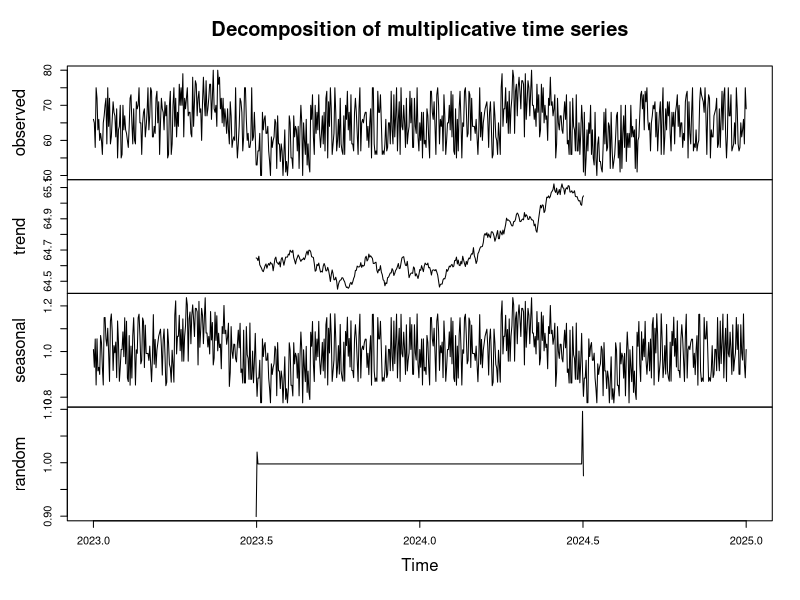
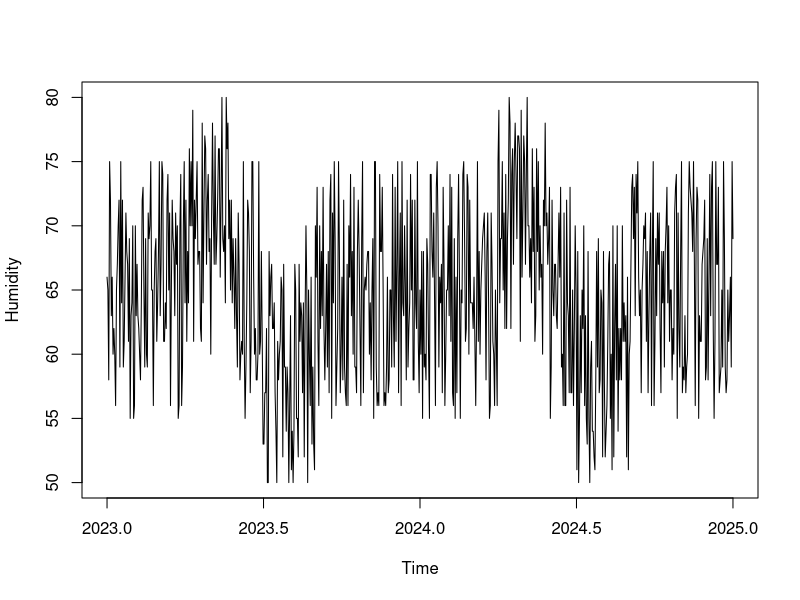
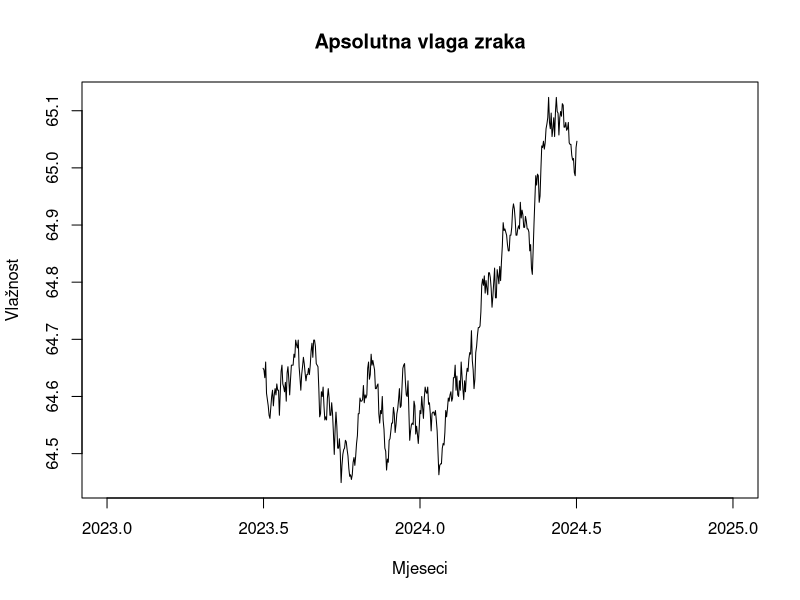
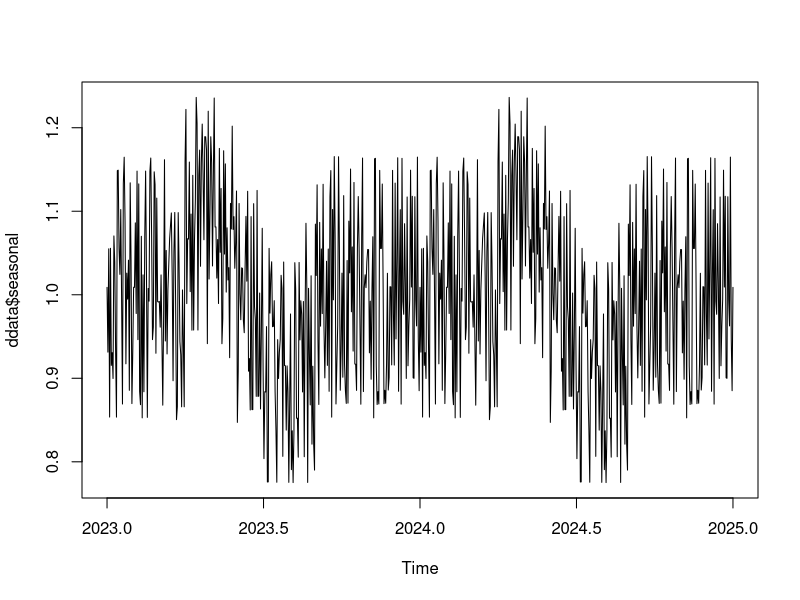
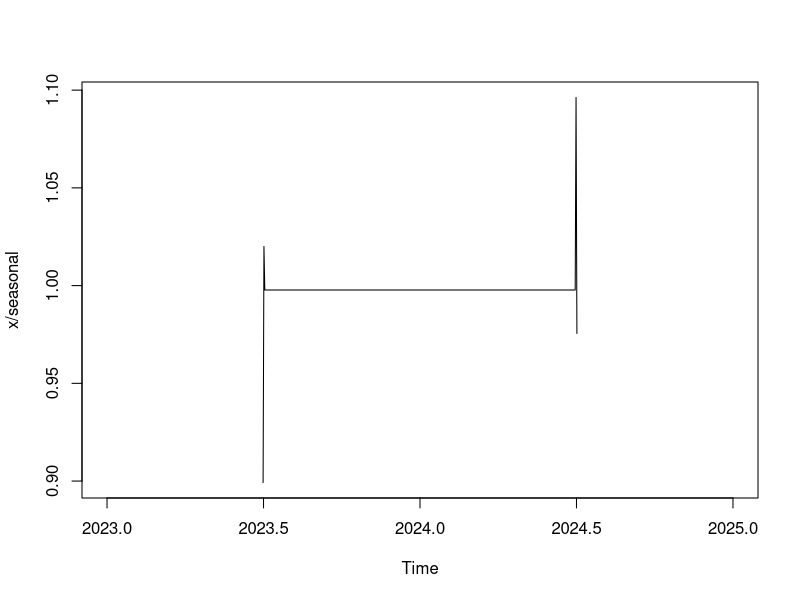
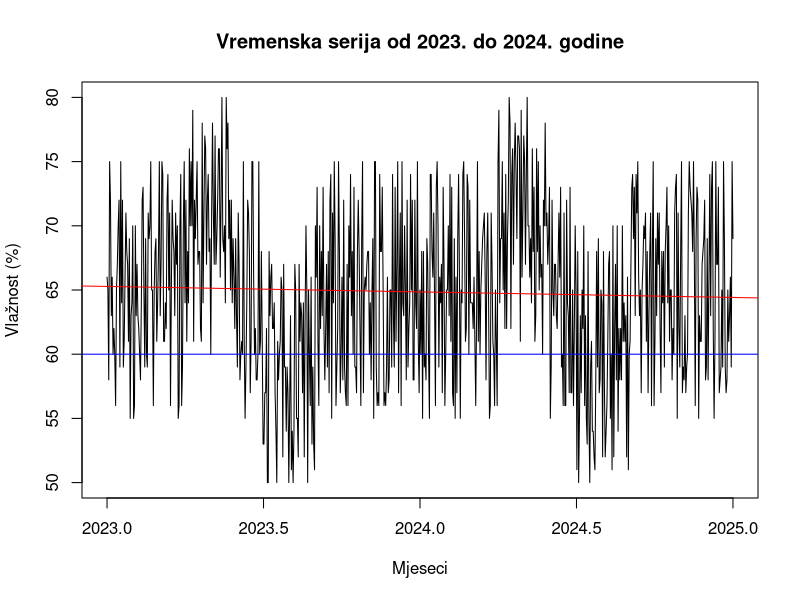
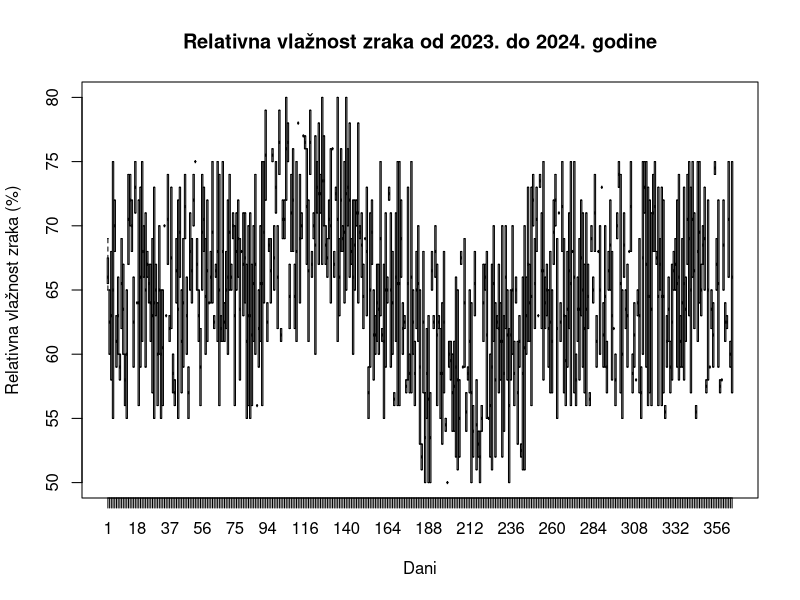
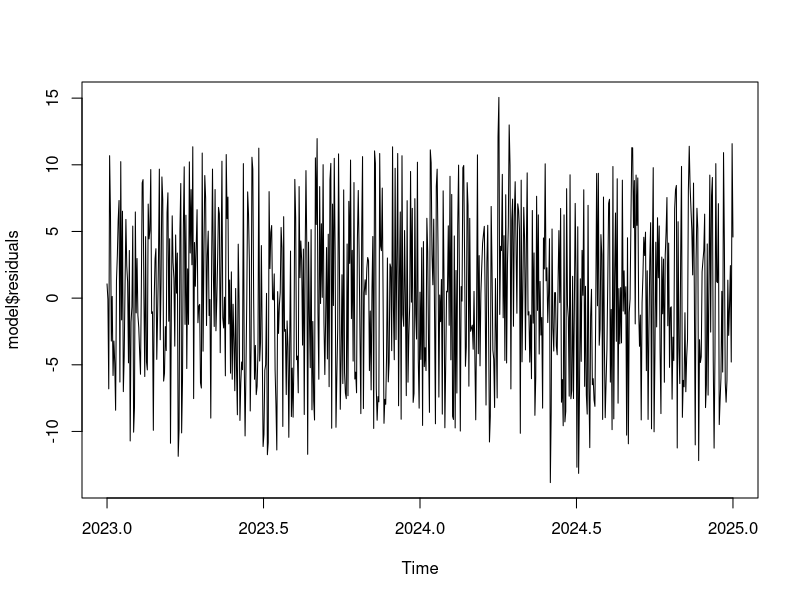

Source code (R) for these figures, in order:
library(forecast)

# Učitavanje podataka iz datoteke:
podaci <- read.csv("merged_data_rl.csv")
podaci

# Podjela podataka da se samo ispiše humidity:
podaci_humidity <- podaci[2]
podaci_humidity

class(podaci_humidity)

# Dijeljenje podataka na 4 komponente i implementacija vremenske serije:
tsdata <- ts(podaci_humidity, start = 2023, frequency = 365)
ddata <- decompose(tsdata, "multiplicative")
plot(ddata)
plot(tsdata)

# Pregled vremenske serije:
class(tsdata)
tsdata
frequency(tsdata)
start(tsdata)
end(tsdata)

# Prikaz svake komponente posebno:
plot(ddata$trend,
     main = "Apsolutna vlaga zraka",
     ylab = "Vlažnost",
     xlab = "Mjeseci")
plot(ddata$seasonal)
plot(ddata$random)

plot(tsdata,
     main="Vremenska serija od 2023. do 2024. godine",
     ylab = "Vlažnost (%)",
     xlab = "Mjeseci")
abline(reg=lm(tsdata~time(tsdata)), col='red')
abline(h=60, col="blue")

# Prikaz boxplot dijagrama:
boxplot(tsdata~cycle(tsdata),
        xlab="Dani", 
        ylab="Relativna vlažnost zraka (%)", 
        main = "Relativna vlažnost zraka od 2023. do 2024. godine")

# Auto arima:

model <- auto.arima(tsdata)
model

# Graf reziduala:
plot.ts(model$residuals)

# Predviđanje kretanja relativne vlažnosti zraka slijedećih godinu dana:
predikcija <- forecast(model, level=c(95), h=1*365)
plot(predikcija,
     main = "Predviđanje kretanja relativne vlažnosti zraka kroz slijedećih godinu dana",
     ylab = "Vlažnost",
     xlab = "Mjeseci")

#Validacija modela odabirom vrijednosti kašnjenja:
Box.test(model$resid, lag=5, type="Ljung-Box")
Box.test(model$resid, lag=10, type="Ljung-Box")
Box.test(model$resid, lag=15, type="Ljung-Box")
